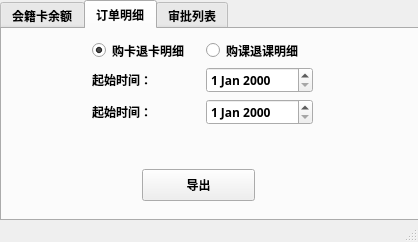
<?xml version="1.0" encoding="UTF-8"?>
<ui version="4.0">
 <class>MainWindow</class>
 <widget class="QMainWindow" name="MainWindow">
  <property name="geometry">
   <rect>
    <x>0</x>
    <y>0</y>
    <width>418</width>
    <height>242</height>
   </rect>
  </property>
  <property name="windowTitle">
   <string>MainWindow</string>
  </property>
  <widget class="QWidget" name="centralwidget">
   <widget class="QTabWidget" name="view_sel">
    <property name="geometry">
     <rect>
      <x>0</x>
      <y>0</y>
      <width>421</width>
      <height>221</height>
     </rect>
    </property>
    <property name="font">
     <font>
      <family>Apple Braille</family>
      <weight>75</weight>
      <bold>true</bold>
      <kerning>true</kerning>
     </font>
    </property>
    <property name="cursor">
     <cursorShape>ArrowCursor</cursorShape>
    </property>
    <property name="autoFillBackground">
     <bool>false</bool>
    </property>
    <property name="currentIndex">
     <number>1</number>
    </property>
    <widget class="QWidget" name="tab_2">
     <attribute name="title">
      <string>会籍卡余额</string>
     </attribute>
     <widget class="QPushButton" name="export_btn_card">
      <property name="geometry">
       <rect>
        <x>140</x>
        <y>140</y>
        <width>113</width>
        <height>32</height>
       </rect>
      </property>
      <property name="text">
       <string>导出</string>
      </property>
     </widget>
     <widget class="QWidget" name="layoutWidget_4">
      <property name="geometry">
       <rect>
        <x>100</x>
        <y>20</y>
        <width>221</width>
        <height>26</height>
       </rect>
      </property>
      <layout class="QHBoxLayout" name="horizontalLayout_8">
       <item>
        <widget class="QLabel" name="label_7">
         <property name="text">
          <string>当前校区：</string>
         </property>
        </widget>
       </item>
       <item>
        <widget class="QComboBox" name="sel_school_card">
         <property name="enabled">
          <bool>false</bool>
         </property>
         <item>
          <property name="text">
           <string>全部校区</string>
          </property>
         </item>
         <item>
          <property name="text">
           <string extracomment="7210">顺义校区</string>
          </property>
         </item>
         <item>
          <property name="text">
           <string extracomment="5c00da2f7507b0e4012d0877">蓝港校区</string>
          </property>
         </item>
         <item>
          <property name="text">
           <string extracomment="5b5874f13327b0e479137421">回龙观校区</string>
          </property>
         </item>
         <item>
          <property name="text">
           <string extracomment="7310">常营校区</string>
          </property>
         </item>
         <item>
          <property name="text">
           <string extracomment="5d47a588db25b0e4fbe77a67">和平里校区</string>
          </property>
         </item>
         <item>
          <property name="text">
           <string extracomment="5c259a7572b9b0e4e4dacd60">八大关校区</string>
          </property>
         </item>
        </widget>
       </item>
      </layout>
     </widget>
    </widget>
    <widget class="QWidget" name="tab">
     <attribute name="title">
      <string>订单明细</string>
     </attribute>
     <widget class="QPushButton" name="export_btn_order">
      <property name="geometry">
       <rect>
        <x>140</x>
        <y>140</y>
        <width>113</width>
        <height>32</height>
       </rect>
      </property>
      <property name="text">
       <string>导出</string>
      </property>
     </widget>
     <widget class="QWidget" name="layoutWidget">
      <property name="geometry">
       <rect>
        <x>90</x>
        <y>70</y>
        <width>221</width>
        <height>26</height>
       </rect>
      </property>
      <layout class="QHBoxLayout" name="horizontalLayout">
       <item>
        <widget class="QLabel" name="label_3">
         <property name="text">
          <string>起始时间：</string>
         </property>
        </widget>
       </item>
       <item>
        <widget class="QDateEdit" name="end_time_order"/>
       </item>
      </layout>
     </widget>
     <widget class="QWidget" name="layoutWidget">
      <property name="geometry">
       <rect>
        <x>90</x>
        <y>37</y>
        <width>221</width>
        <height>28</height>
       </rect>
      </property>
      <layout class="QHBoxLayout" name="horizontalLayout_2">
       <item>
        <widget class="QLabel" name="label_2">
         <property name="text">
          <string>起始时间：</string>
         </property>
        </widget>
       </item>
       <item>
        <widget class="QDateEdit" name="start_time_order"/>
       </item>
      </layout>
     </widget>
     <widget class="QWidget" name="layoutWidget">
      <property name="geometry">
       <rect>
        <x>90</x>
        <y>10</y>
        <width>221</width>
        <height>23</height>
       </rect>
      </property>
      <layout class="QHBoxLayout" name="horizontalLayout_4">
       <item>
        <widget class="QRadioButton" name="cardSelBtn_order">
         <property name="text">
          <string>购卡退卡明细</string>
         </property>
         <property name="checked">
          <bool>true</bool>
         </property>
        </widget>
       </item>
       <item>
        <widget class="QRadioButton" name="classSelBtn_order">
         <property name="text">
          <string>购课退课明细</string>
         </property>
        </widget>
       </item>
      </layout>
     </widget>
    </widget>
    <widget class="QWidget" name="tab_3">
     <attribute name="title">
      <string>审批列表</string>
     </attribute>
     <widget class="QWidget" name="layoutWidget_3">
      <property name="geometry">
       <rect>
        <x>90</x>
        <y>40</y>
        <width>221</width>
        <height>26</height>
       </rect>
      </property>
      <layout class="QHBoxLayout" name="horizontalLayout_7">
       <item>
        <widget class="QLabel" name="label_6">
         <property name="text">
          <string>起始时间：</string>
         </property>
        </widget>
       </item>
       <item>
        <widget class="QDateEdit" name="start_time_flow"/>
       </item>
      </layout>
     </widget>
     <widget class="QWidget" name="layoutWidget">
      <property name="geometry">
       <rect>
        <x>90</x>
        <y>12</y>
        <width>221</width>
        <height>23</height>
       </rect>
      </property>
      <layout class="QHBoxLayout" name="horizontalLayout_5">
       <item>
        <widget class="QRadioButton" name="cardSelBtn_flow">
         <property name="text">
          <string>购卡退卡明细</string>
         </property>
         <property name="checked">
          <bool>true</bool>
         </property>
        </widget>
       </item>
       <item>
        <widget class="QRadioButton" name="classSelBtn_flow">
         <property name="text">
          <string>购课退课明细</string>
         </property>
        </widget>
       </item>
      </layout>
     </widget>
     <widget class="QWidget" name="layoutWidget_2">
      <property name="geometry">
       <rect>
        <x>90</x>
        <y>70</y>
        <width>221</width>
        <height>26</height>
       </rect>
      </property>
      <layout class="QHBoxLayout" name="horizontalLayout_6">
       <item>
        <widget class="QLabel" name="label_5">
         <property name="text">
          <string>起始时间：</string>
         </property>
        </widget>
       </item>
       <item>
        <widget class="QDateEdit" name="end_time_flow"/>
       </item>
      </layout>
     </widget>
     <widget class="QPushButton" name="export_btn_flow">
      <property name="geometry">
       <rect>
        <x>140</x>
        <y>140</y>
        <width>113</width>
        <height>32</height>
       </rect>
      </property>
      <property name="text">
       <string>导出</string>
      </property>
     </widget>
    </widget>
   </widget>
  </widget>
  <widget class="QStatusBar" name="statusbar"/>
 </widget>
 <resources/>
 <connections/>
</ui>
